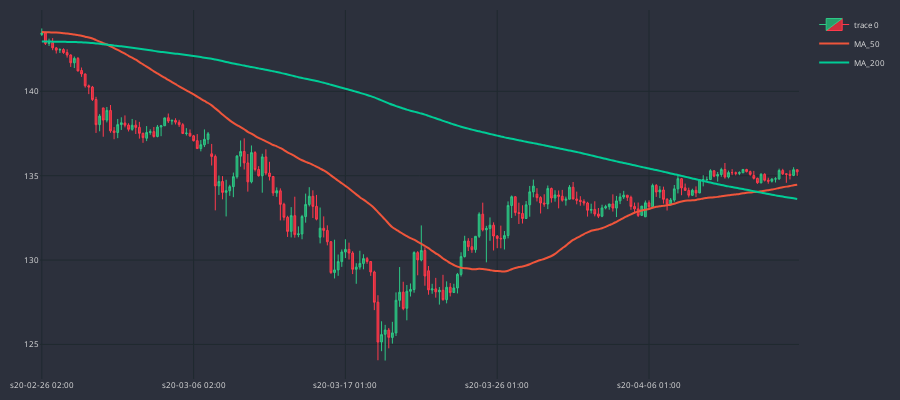

Notebook code for this chart:
### Code cell
# let's check if the crosses appear where they're supposed to appear
cp = CandlePlot(df_an.iloc[50:260])
cp.show_plot(line_traces=[MA_S, MA_L])

### Figure 1 — Plotly figure (JSON) as saved in the notebook; plotly's stock layout.template omitted (floating-point values rounded to 4 significant figures; data arrays with more than 128 entries replaced by an {"elided": "..."} marker saying what was removed)
{"data": [{"close": {"elided": "210 float values"}, "decreasing": {"fillcolor": "#CC2E3C", "line": {"color": "#FF3A4C"}}, "high": {"elided": "210 float values"}, "increasing": {"fillcolor": "#24A06B", "line": {"color": "#2EC886"}}, "line": {"width": 1}, "low": {"elided": "210 float values"}, "opacity": 1, "open": {"elided": "210 float values"}, "type": "candlestick", "x": {"elided": "210 str values"}}, {"line": {"shape": "spline", "width": 2}, "name": "MA_50", "type": "scatter", "x": {"elided": "210 str values"}, "y": {"elided": "210 float values"}}, {"line": {"shape": "spline", "width": 2}, "name": "MA_200", "type": "scatter", "x": {"elided": "210 str values"}, "y": {"elided": "210 float values"}}], "layout": {"font": {"color": "#e1e1e1", "size": 8}, "height": 400, "margin": {"b": 10, "l": 10, "r": 10, "t": 10}, "paper_bgcolor": "#2c303c", "plot_bgcolor": "#2c303c", "width": 900, "xaxis": {"gridcolor": "#1f292f", "nticks": 5, "rangeslider": {"visible": false}}, "yaxis": {"gridcolor": "#1f292f"}}}
